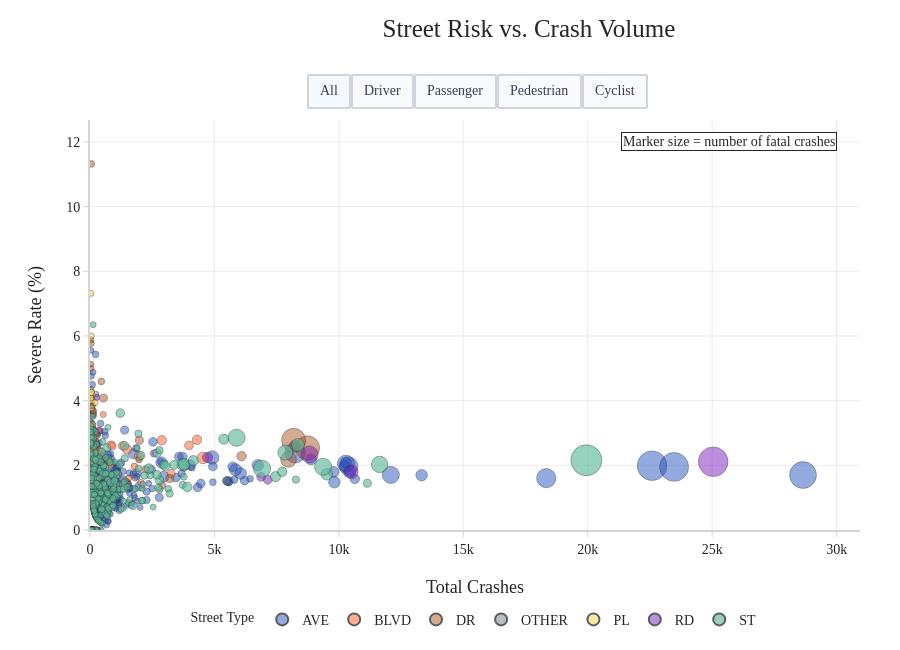

Notebook code for this chart:
### Code cell
### Risk vs. Volume per street, and person group
GROUPS = ["All", "Driver", "Passenger", "Pedestrian", "Cyclist"]
color_map = {
    "AVE": BLUE, "PL": YELLOW, "ST": GREEN,
    "DR": BROWN, "RD": PURPLE, "BLVD": ORANGE,
}

def _street_type_from_name(name):
    import re
    s = str(name).upper()
    patterns = {
        "AVE":  ["AVE", "AVENUE"],
        "BLVD": ["BLVD", "BOULEVARD"],
        "DR":   ["DR",  "DRIVE"],
        "RD":   ["RD",  "ROAD"],
        "ST":   ["ST",  "STREET"],
        "PL":   ["PL",  "PLACE"],
    }
    for key, tokens in patterns.items():
        for token in tokens:
            if re.search(rf"\b{token}\b", s):
                return key
    return "OTHER"


def _compute_street_risk(df_sub):
    sr = (
        df_sub.groupby("STREET_NAME", as_index=False)
        .agg(
            total_crashes=("CRASH_RECORD_ID", "nunique"),
            severe_crashes=("is_severe_crash", "sum"),
            deadly_crashes=("is_deadly_crash", "sum"),
        )
    )
    sr = sr[sr["total_crashes"] >= 30].copy()

    p0_s  = sr["severe_crashes"].sum() / sr["total_crashes"].sum()
    var_s = sr["severe_crashes"].var()
    m_s   = int(p0_s * (1 - p0_s) / var_s * sr["total_crashes"].mean()) if var_s > 0 else 1
    sr["severe_rate"] = 100 * (
        (sr["severe_crashes"] + m_s * p0_s) / (sr["total_crashes"] + m_s)
    )

    sr["STREET_TYPE"] = sr["STREET_NAME"].apply(_street_type_from_name)
    sr["COLOR"]       = sr["STREET_TYPE"].map(color_map).fillna(GRAY)
    sr["GROUP"]       = sr["STREET_TYPE"].where(
        sr["STREET_TYPE"].isin(color_map.keys()), "OTHER"
    )

    size_raw = sr["deadly_crashes"]
    sr["marker_size"] = (
        (size_raw - size_raw.min()) /
        (size_raw.max() - size_raw.min() + 1e-9) * 25 + 6
    )
    sr["show_label"] = (
        (sr["total_crashes"] > 15_000) |
        (sr["severe_rate"] >= sr["severe_rate"].quantile(0.95))
    )
    return sr


group_sr = {}
for grp in GROUPS:
    if grp == "All":
        sub = crash_base.copy()
    else:
        ids = crash_base.loc[crash_base["primary_group"] == grp, "CRASH_RECORD_ID"]
        sub = crash_base[crash_base["CRASH_RECORD_ID"].isin(ids)].copy()
    group_sr[grp] = _compute_street_risk(sub)


# ── Build figure — one set of traces per GROUP, repeated for each GROUPS tab ──
#
# Strategy: add len(all_street_types) traces per person-group.
# Only the traces belonging to the active person-group are visible at a time.
# Each dropdown button flips visibility with a single restyle call (no Python
# callback required — everything lives inside the figure JSON).

sr_default         = group_sr["All"]
all_street_types   = sorted(sr_default["GROUP"].unique())   # e.g. AVE, BLVD, …
n_street_types     = len(all_street_types)

fig = go.Figure()

for grp in GROUPS:
    sr      = group_sr[grp]
    visible = (grp == "All")          # only "All" traces shown initially

    for stype in all_street_types:
        df = sr[sr["GROUP"] == stype]
        fig.add_trace(go.Scatter(
            x=df["total_crashes"],
            y=df["severe_rate"],
            mode="markers",
            name=stype,
            visible=visible,
            showlegend=(grp == "All"),   # legend entries only from the first set
            marker=dict(
                size=df["marker_size"],
                color=df["COLOR"],
                opacity=GLOBAL_OPACITY,
                line=dict(width=0.5, color="#333"),
            ),
            text=df["STREET_NAME"],
            customdata=df[["deadly_crashes", "severe_crashes", "severe_rate"]].values,
            hovertemplate=(
                "<b>%{text}</b><br>"
                "Total crashes: %{x}<br>"
                "Fatal crashes: %{customdata[0]}<br>"
                "Severe crashes: %{customdata[1]}<br>"
                "Severe rate: %{customdata[2]:.2f}%"
                "<extra></extra>"
            ),
        ))

# total traces = len(GROUPS) * n_street_types
# for group index g, its traces occupy slots [g*n : g*n + n]

def _visibility_mask(active_idx):
    """Return a list of True/False for every trace."""
    mask = []
    for g in range(len(GROUPS)):
        mask.extend([g == active_idx] * n_street_types)
    return mask

# ── Axis ranges per group (pre-computed so the dropdown can set them too) ─────
def _axis_ranges(grp):
    sr    = group_sr[grp]
    all_x = sr["total_crashes"].tolist()
    all_y = sr["severe_rate"].tolist()
    x_pad = (max(all_x) - min(all_x)) * 0.08 or 500
    y_pad = (max(all_y) - min(all_y)) * 0.12 or 1
    return (
        [max(0, min(all_x) - x_pad), max(all_x) + x_pad],
        [max(0, min(all_y) - y_pad), max(all_y) + y_pad],
    )

# ── Dropdown buttons ──────────────────────────────────────────────────────────
buttons = []
for i, grp in enumerate(GROUPS):
    xr, yr = _axis_ranges(grp)
    buttons.append(dict(
        label=grp,
        method="update",          # updates both traces AND layout in one call
        args=[
            {"visible": _visibility_mask(i)},
            {
                "xaxis.range":     xr,
                "xaxis.autorange": False,
                "yaxis.range":     yr,
                "yaxis.autorange": False,
            },
        ],
    ))

# ── Layout ────────────────────────────────────────────────────────────────────
xr0, yr0 = _axis_ranges("All")

_simple_layout(fig, title="Street Risk vs. Crash Volume", height=650)

fig.update_layout(
    title=dict(y=0.97, x=0.425, xanchor="left"),
    paper_bgcolor="white",
    plot_bgcolor="white",
    font=dict(family=FONT, color=LABEL_COLOR),
    updatemenus=[dict(
        type="buttons",
        direction="right",
        active=0,
        x=0.5, xanchor="center",
        y=1.13, yanchor="top",
        buttons=buttons,
        pad={"r": 6, "t": 6, "b": 6, "l": 6},
        bgcolor="#f9fafb",
        bordercolor="#d0d5dd",
        borderwidth=2,
        font=dict(family=FONT, size=14, color="#344054"),
        showactive=True,
    )],
    legend=dict(
        itemsizing="constant",
        title="Street Type",
        title_font=dict(color=LABEL_COLOR, family=FONT, size=14),
        font=dict(size=14, family=FONT, color=LABEL_COLOR),
        orientation="h",
        yanchor="top", y=-0.18,
        xanchor="center", x=0.5,
        bgcolor="rgba(255,255,255,0.7)",
    ),
    margin=dict(l=90, r=40, t=120, b=120),
    hoverlabel=dict(
        font=dict(family=FONT, size=13, color=LABEL_COLOR),
        bgcolor="white", bordercolor=GRAY,
    ),
    xaxis=dict(
        title_text="Total Crashes",
        showgrid=True, gridcolor="rgba(0,0,0,0.08)",
        zeroline=True, zerolinecolor="#D4D4D4", zerolinewidth=2,
        range=xr0, autorange=False, nticks=10,
        title_font=dict(color=LABEL_COLOR, family=FONT, size=18),
        title_standoff=25,
        tickfont=dict(color=LABEL_COLOR, family=FONT, size=14),
    ),
    yaxis=dict(
        title_text="Severe Rate (%)",
        showgrid=True, gridcolor="rgba(0,0,0,0.08)",
        zeroline=True, zerolinecolor="#D4D4D4", zerolinewidth=2,
        range=yr0, autorange=False, nticks=8,
        title_font=dict(color=LABEL_COLOR, family=FONT, size=18),
        title_standoff=20,
        tickfont=dict(color=LABEL_COLOR, family=FONT, size=14),
    ),
    annotations=[dict(
        text="Marker size = number of fatal crashes",
        xref="paper", yref="paper",
        x=0.97, y=0.97, xanchor="right", yanchor="top",
        showarrow=False,
        font=dict(size=14, color=LABEL_COLOR, family=FONT),
        align="right", bgcolor="white",
        bordercolor=LABEL_COLOR, borderwidth=1,
    )],
)

fig.show()
